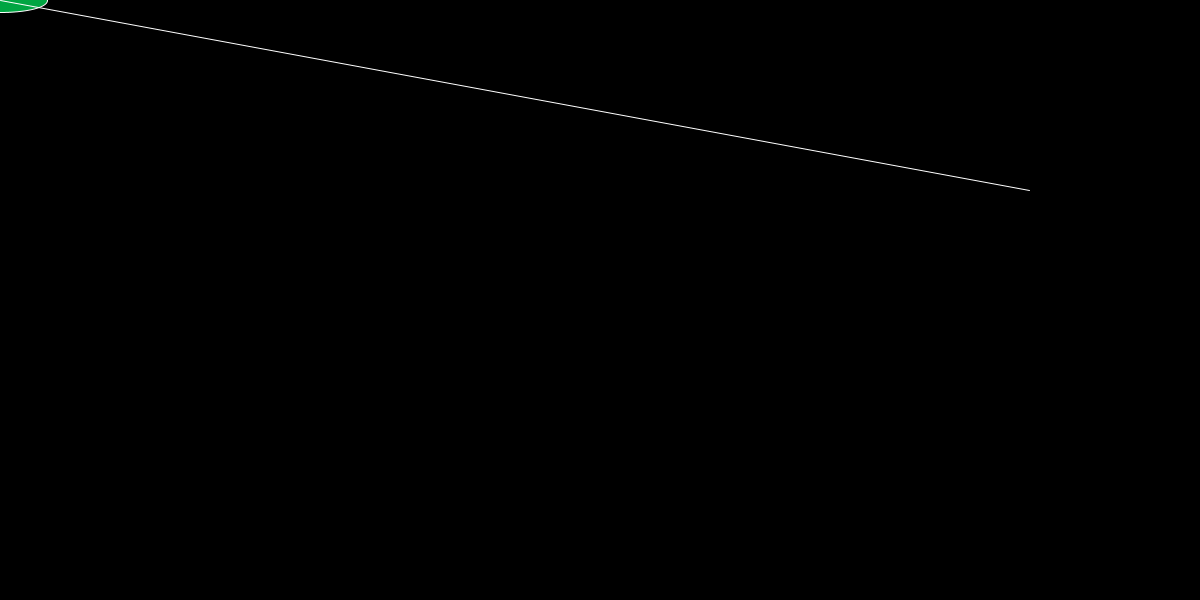
Frame 1 (no input)
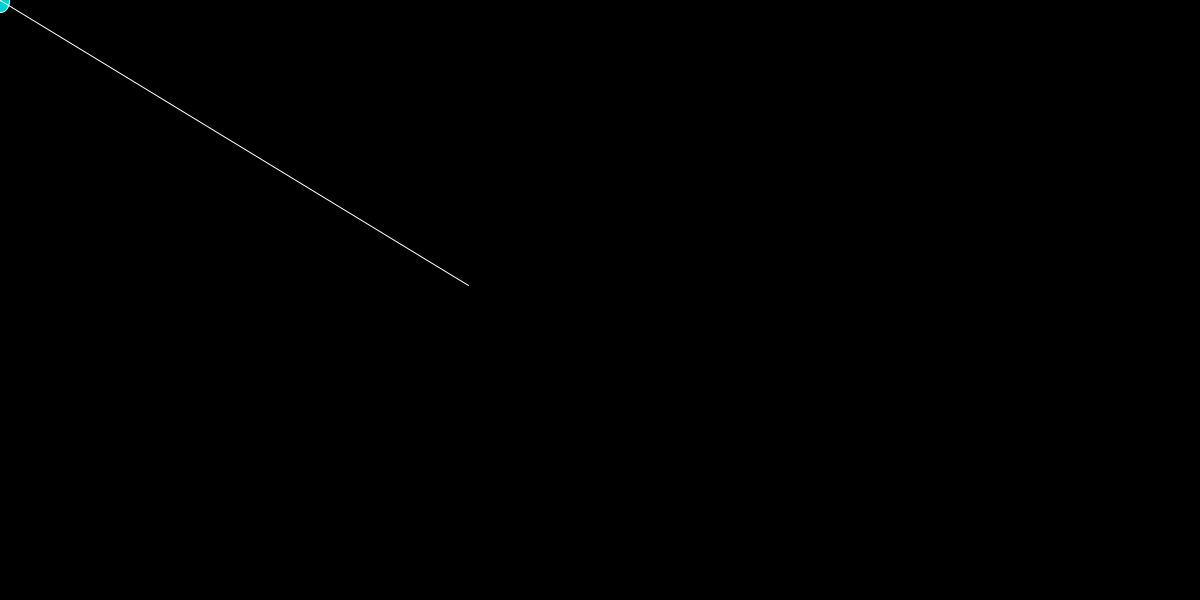
Frame 60 (the mouse pressed at the canvas centre just before this capture)
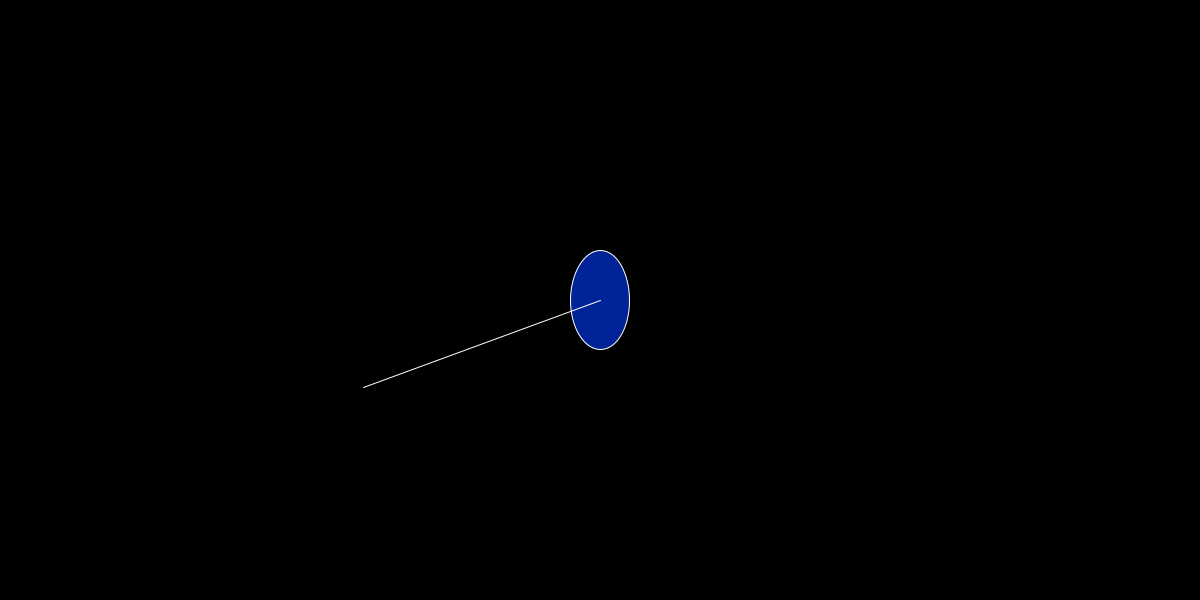
Frame 120 (the mouse held since frame 60 and released just before this capture)

The Processing sketch that drew these frames (run headless with seeded random() and noise(); from frame 60 on, the mouse is pressed at the canvas centre):

// Processing sketch: processing_71881
// ── processing_71881.pde

//Matt Dawson
//HW 4
//Copyright Matt Dawson Carnegie Mellon University 9/10/12

//press any key to make graphic display negative

float x,y,c,c2;
void setup()
{
  size(1200,600);
  smooth();
  background(0,0,0);
  x=100;
  y=100;
 
 stroke(255,255,255);
}

void draw()
{ 
  background(0);
    fill(0,random(256),random(256));
   stroke(255); 
   ellipse(mouseX,mouseY,random(2,100),random(2,100));
   
   line(mouseX,mouseY,random(0,width),random(0,height));
   if( keyPressed)
{  
   c=random(256);
   c2=random(256);
   background(255,255,255);
   fill(c,c2,0);
   ellipse(mouseX,mouseY,random(2,100),random(2,100));
   stroke(0,0,0);
   line(mouseX,mouseY,random(0,width),random(0,height));
} 
  
}
